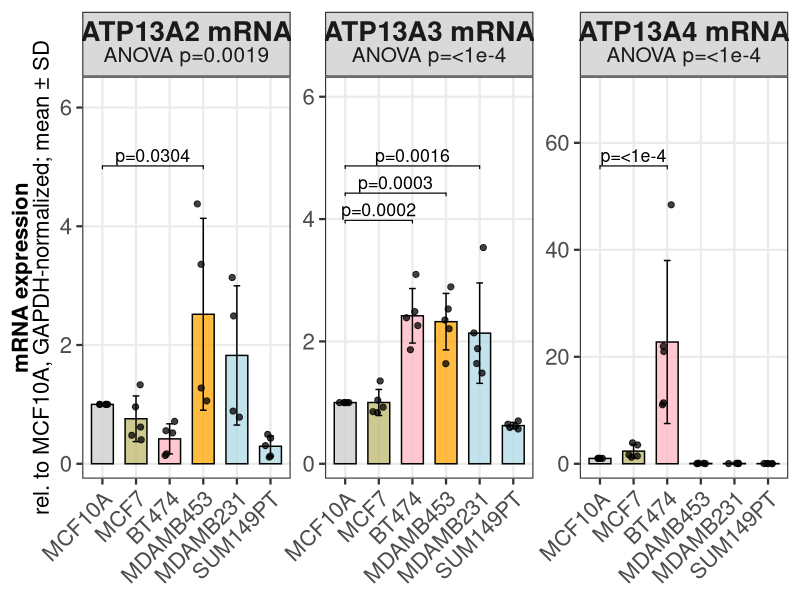
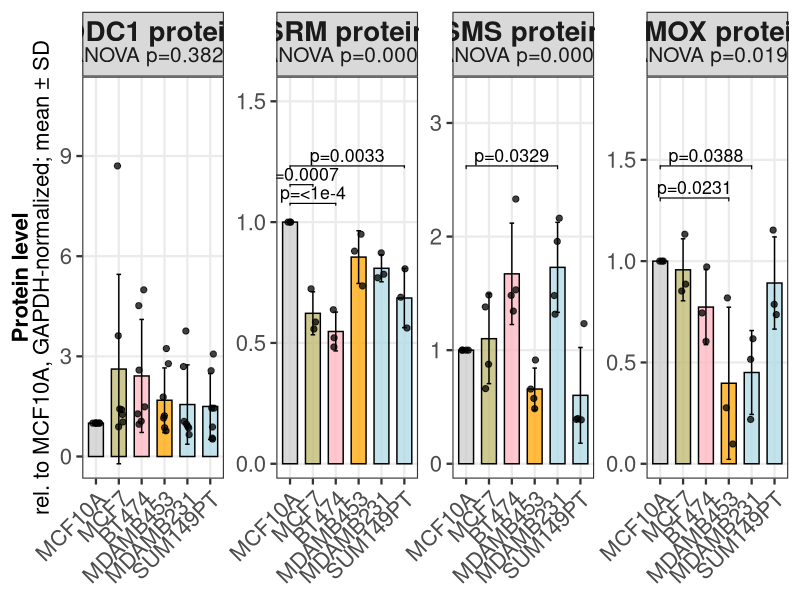

The R source for these figures, in order:
# ==========================================================
# qPCR (ATP13A2–4 mRNA) + WB (ODC1/SRM/SMS/SMOX protein)
# MATCH DepMap STYLE + BIGGER SIZES (like your previous scripts)
#
# - Two plots: mRNA panel + protein panel
# - Bars = mean ± SD (alpha 0.75 + black outline)
# - Dots = replicates (black; size 1.8; alpha 0.75; jitter width 0.18)
# - Facet strip (2 lines, via markdown):
#     line 1: GENE label (BIG, bold)
#     line 2: ANOVA p=... (same line)
# - Stats: Dunnett vs MCF10A only (emmeans; adjust="mvt")
# - Only significant (p<0.05) brackets shown
# - Export: TIFF 600 dpi LZW in Downloads
# ==========================================================

suppressPackageStartupMessages({
  pkgs <- c("dplyr","tidyr","ggplot2","readxl","stringr","tibble",
            "ggpubr","ggtext","emmeans","purrr","stats")
  for (p in pkgs) if (!requireNamespace(p, quietly = TRUE)) install.packages(p, quiet = TRUE)
  invisible(lapply(pkgs, library, character.only = TRUE))
})

setwd("C:/Users/u0171728/Downloads")

# -----------------------------
# INPUT
# -----------------------------
df <- readxl::read_excel("PAgenes_wbqPCR_rstudio_GOOD.xlsx")

names(df) <- names(df) %>%
  stringr::str_replace_all("\\s+$", "") %>%
  stringr::str_replace_all("-", "") %>%
  stringr::str_trim()

df <- df %>%
  dplyr::rename(gene = ...1) %>%
  dplyr::mutate(gene = stringr::str_trim(as.character(gene)))

# -----------------------------
# SETTINGS
# -----------------------------
cell_levels <- c("MCF10A","MCF7","BT474","MDAMB453","MDAMB231","SUM149PT")
control_lvl <- "MCF10A"

mrna_genes    <- c("ATP13A2","ATP13A3","ATP13A4")
protein_genes <- c("ODC1","SRM","SMS","SMOX")  # ORDER FIXED

fill_cols <- c(
  "MCF10A"   = "grey80",
  "MCF7"     = "darkkhaki",
  "BT474"    = "lightpink",
  "MDAMB453" = "orange",
  "MDAMB231" = "lightblue",
  "SUM149PT" = "lightblue"
)

# TIFF export settings
tiff_dpi  <- 600
tiff_w_in <- 10
tiff_h_in <- 7

save_tiff <- function(plot_obj, filename_no_ext) {
  ggplot2::ggsave(
    filename    = file.path(getwd(), paste0(filename_no_ext, ".tiff")),
    plot        = plot_obj,
    device      = "tiff",
    dpi         = tiff_dpi,
    width       = tiff_w_in,
    height      = tiff_h_in,
    units       = "in",
    compression = "lzw"
  )
}

# -----------------------------
# STYLE = MATCH "ERVOOR" (BIGGER)
# -----------------------------
base_size     <- 17
axis_x_size   <- 16
axis_y_size   <- 16
y_title_sz    <- 16

strip_genept  <- 20   # big gene title
strip_anovapt <- 15   # ANOVA p=...

dot_size  <- 1.8
dot_alpha <- 0.75
dot_jit_w <- 0.18

bar_width <- 0.65
bar_alpha <- 0.75

pval_bracket_size <- 4.5
bracket_size      <- 0.4
tip_len           <- 0.01

# -----------------------------
# HELPERS
# -----------------------------
fmt_p <- function(p) {
  ifelse(is.na(p), "NA",
         ifelse(p < 1e-4, "<1e-4", formatC(p, format = "f", digits = 4)))
}

make_long <- function(df, genes, suffix_label) {
  df %>%
    dplyr::filter(gene %in% genes) %>%
    tidyr::pivot_longer(-gene, names_to = "cell_line", values_to = "expr") %>%
    dplyr::mutate(
      cell_line  = factor(stringr::str_trim(cell_line), levels = cell_levels),
      gene       = factor(gene, levels = genes),
      gene_label = factor(
        paste0(as.character(gene), " ", suffix_label),
        levels = paste0(genes, " ", suffix_label)
      )
    ) %>%
    dplyr::filter(!is.na(expr), !is.na(cell_line), !is.na(gene_label))
}

mean_sd <- function(long_df) {
  long_df %>%
    dplyr::group_by(gene_label, cell_line) %>%
    dplyr::summarise(
      mean_expr = mean(expr, na.rm = TRUE),
      sd_expr   = sd(expr,  na.rm = TRUE),
      .groups   = "drop"
    )
}

# ANOVA strip (ANOVA p=... on SAME line)
anova_strip <- function(long_df) {
  long_df %>%
    dplyr::group_by(gene_label) %>%
    dplyr::summarise(
      p_anova = {
        d <- dplyr::pick(dplyr::everything())
        tryCatch(summary(aov(expr ~ cell_line, data = d))[[1]][["Pr(>F)"]][1],
                 error = function(e) NA_real_)
      },
      .groups = "drop"
    ) %>%
    dplyr::mutate(
      strip = paste0(
        "<b><span style='font-size:", strip_genept, "pt;'>", as.character(gene_label), "</span></b>",
        "<br><span style='font-size:", strip_anovapt, "pt;'>ANOVA p=", fmt_p(p_anova), "</span>"
      )
    )
}

# Dunnett vs control per gene_label
dunnett_vs_control <- function(long_df, control = "MCF10A") {
  
  d0 <- long_df %>%
    dplyr::mutate(cell_line = stats::relevel(as.factor(cell_line), ref = control))
  
  gene_levels <- levels(d0$gene_label)
  
  res_list <- purrr::map(gene_levels, function(g) {
    
    d <- d0 %>% dplyr::filter(gene_label == g)
    if (dplyr::n_distinct(d$cell_line) < 2) return(tibble::tibble())
    
    fit <- aov(expr ~ cell_line, data = d)
    em  <- emmeans::emmeans(fit, ~ cell_line)
    
    ct <- emmeans::contrast(
      em,
      method = "trt.vs.ctrl",
      ref    = which(levels(d$cell_line) == control),
      adjust = "mvt"
    )
    
    out <- as.data.frame(ct) %>%
      tibble::as_tibble() %>%
      dplyr::transmute(
        gene_label = g,
        contrast   = contrast,
        p_adj      = p.value
      ) %>%
      dplyr::mutate(
        group2 = stringr::str_trim(sub(" - .*", "", contrast)),   # treatment
        group1 = stringr::str_trim(sub("^.* - ", "", contrast))   # control
      ) %>%
      dplyr::filter(group1 == control) %>%
      dplyr::filter(!is.na(p_adj), p_adj < 0.05) %>%
      dplyr::mutate(label = paste0("p=", fmt_p(p_adj)))
    
    if (nrow(out) == 0) return(tibble::tibble())
    
    yr <- d %>%
      dplyr::summarise(
        ymax = max(expr, na.rm = TRUE),
        ymin = min(expr, na.rm = TRUE),
        rng  = ymax - ymin
      )
    
    out %>%
      dplyr::arrange(p_adj) %>%
      dplyr::mutate(
        step       = ifelse(yr$rng <= 0, 0.5, 0.15 * yr$rng),
        y.position = yr$ymax + step * dplyr::row_number()
      ) %>%
      dplyr::select(gene_label, group1, group2, y.position, label)
  })
  
  dplyr::bind_rows(res_list) %>%
    dplyr::mutate(gene_label = factor(gene_label, levels = gene_levels))
}

plot_panel <- function(long_df, mean_df, strip_df, stats_df, ncol = 3, ylab_md) {
  
  lab_vec <- setNames(strip_df$strip, as.character(strip_df$gene_label))
  
  p <- ggplot2::ggplot() +
    ggplot2::geom_col(
      data = mean_df,
      ggplot2::aes(x = cell_line, y = mean_expr, fill = cell_line),
      width = bar_width, color = "black", alpha = bar_alpha
    ) +
    ggplot2::geom_errorbar(
      data = mean_df,
      ggplot2::aes(x = cell_line, ymin = mean_expr - sd_expr, ymax = mean_expr + sd_expr),
      width = 0.2
    ) +
    ggplot2::geom_jitter(
      data = long_df,
      ggplot2::aes(x = cell_line, y = expr),
      color = "black",
      width = dot_jit_w,
      size  = dot_size,
      alpha = dot_alpha
    ) +
    ggplot2::scale_fill_manual(values = fill_cols, drop = FALSE) +
    ggplot2::facet_wrap(
      ~ gene_label,
      ncol = ncol,
      scales = "free_y",
      drop = FALSE,
      labeller = ggplot2::labeller(gene_label = lab_vec)
    ) +
    ggplot2::scale_y_continuous(expand = ggplot2::expansion(mult = c(0.05, 0.30))) +
    ggplot2::labs(x = NULL, y = ylab_md) +
    ggplot2::theme_bw(base_size = base_size) +
    ggplot2::theme(
      strip.text   = ggtext::element_markdown(),
      axis.text.x  = ggplot2::element_text(size = axis_x_size, angle = 45, hjust = 1),
      axis.text.y  = ggplot2::element_text(size = axis_y_size),
      axis.title.y = ggtext::element_markdown(size = y_title_sz),
      panel.grid.minor = ggplot2::element_blank(),
      legend.position  = "none"
    )
  
  if (!is.null(stats_df) && nrow(stats_df) > 0) {
    p <- p +
      ggpubr::stat_pvalue_manual(
        data         = stats_df,
        xmin         = "group1",
        xmax         = "group2",
        y.position   = "y.position",
        label        = "label",
        tip.length   = tip_len,
        hide.ns      = TRUE,
        size         = pval_bracket_size,
        bracket.size = bracket_size
      )
  }
  
  p
}

# ==========================================================
# PANEL 1: ATP13A2–4 mRNA
# ==========================================================
long_mrna  <- make_long(df, mrna_genes, "mRNA")
mean_mrna  <- mean_sd(long_mrna)
strip_mrna <- anova_strip(long_mrna)
stats_mrna <- dunnett_vs_control(long_mrna, control = control_lvl)

p_mrna <- plot_panel(
  long_df  = long_mrna,
  mean_df  = mean_mrna,
  strip_df = strip_mrna,
  stats_df = stats_mrna,
  ncol     = 3,
  ylab_md  = "**mRNA expression**<br><span style='font-weight:400;'>rel. to MCF10A, GAPDH-normalized; mean \u00B1 SD</span>"
)
print(p_mrna)
save_tiff(p_mrna, "qPCR_ATP13A2_A3_A4_mRNA_Dunnett_meanSD_DepMapStyle")

# ==========================================================
# PANEL 2: ODC1/SRM/SMS/SMOX protein
# ==========================================================
long_prot  <- make_long(df, protein_genes, "protein")
mean_prot  <- mean_sd(long_prot)
strip_prot <- anova_strip(long_prot)
stats_prot <- dunnett_vs_control(long_prot, control = control_lvl)

p_prot <- plot_panel(
  long_df  = long_prot,
  mean_df  = mean_prot,
  strip_df = strip_prot,
  stats_df = stats_prot,
  ncol     = 4,
  ylab_md  = "**Protein level**<br><span style='font-weight:400;'>rel. to MCF10A, GAPDH-normalized; mean \u00B1 SD</span>"
)
print(p_prot)
save_tiff(p_prot, "WB_ODC1_SRM_SMS_SMOX_protein_Dunnett_meanSD_DepMapStyle")
